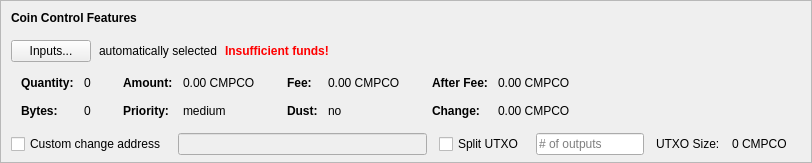
    <widget class="QFrame" name="frameCoinControl">
     <property name="sizePolicy">
      <sizepolicy hsizetype="Expanding" vsizetype="Expanding">
       <horstretch>0</horstretch>
       <verstretch>0</verstretch>
      </sizepolicy>
     </property>
     <property name="maximumSize">
      <size>
       <width>16777215</width>
       <height>16777215</height>
      </size>
     </property>
     <property name="frameShape">
      <enum>QFrame::StyledPanel</enum>
     </property>
     <property name="frameShadow">
      <enum>QFrame::Sunken</enum>
     </property>
     <layout class="QVBoxLayout" name="verticalLayoutCoinControl2">
      <property name="spacing">
       <number>0</number>
      </property>
      <property name="leftMargin">
       <number>0</number>
      </property>
      <property name="topMargin">
       <number>0</number>
      </property>
      <property name="rightMargin">
       <number>0</number>
      </property>
      <property name="bottomMargin">
       <number>6</number>
      </property>
      <item>
       <layout class="QVBoxLayout" name="verticalLayoutCoinControl" stretch="0,0,0,0,1">
        <property name="spacing">
         <number>0</number>
        </property>
        <property name="leftMargin">
         <number>10</number>
        </property>
        <property name="topMargin">
         <number>10</number>
        </property>
        <item>
         <layout class="QHBoxLayout" name="horizontalLayoutCoinControl1">
          <property name="bottomMargin">
           <number>15</number>
          </property>
          <item>
           <widget class="QLabel" name="labelCoinControlFeatures">
            <property name="sizePolicy">
             <sizepolicy hsizetype="Preferred" vsizetype="Maximum">
              <horstretch>0</horstretch>
              <verstretch>0</verstretch>
             </sizepolicy>
            </property>
            <property name="font">
             <font>
              <weight>75</weight>
              <bold>true</bold>
             </font>
            </property>
            <property name="styleSheet">
             <string notr="true">font-weight:bold;</string>
            </property>
            <property name="text">
             <string>Coin Control Features</string>
            </property>
           </widget>
          </item>
         </layout>
        </item>
        <item>
         <layout class="QHBoxLayout" name="horizontalLayoutCoinControl2" stretch="0,0,0,0">
          <property name="spacing">
           <number>8</number>
          </property>
          <property name="bottomMargin">
           <number>10</number>
          </property>
          <item>
           <widget class="QPushButton" name="pushButtonCoinControl">
            <property name="styleSheet">
             <string notr="true"/>
            </property>
            <property name="text">
             <string>Inputs...</string>
            </property>
            <property name="autoDefault">
             <bool>false</bool>
            </property>
           </widget>
          </item>
          <item>
           <widget class="QLabel" name="labelCoinControlAutomaticallySelected">
            <property name="text">
             <string>automatically selected</string>
            </property>
            <property name="margin">
             <number>5</number>
            </property>
           </widget>
          </item>
          <item>
           <widget class="QLabel" name="labelCoinControlInsuffFunds">
            <property name="font">
             <font>
              <weight>75</weight>
              <bold>true</bold>
             </font>
            </property>
            <property name="styleSheet">
             <string notr="true">color:red;font-weight:bold;</string>
            </property>
            <property name="text">
             <string>Insufficient funds!</string>
            </property>
            <property name="margin">
             <number>5</number>
            </property>
           </widget>
          </item>
          <item>
           <spacer name="horizontalSpacerCoinControl">
            <property name="orientation">
             <enum>Qt::Horizontal</enum>
            </property>
            <property name="sizeHint" stdset="0">
             <size>
              <width>40</width>
              <height>1</height>
             </size>
            </property>
           </spacer>
          </item>
         </layout>
        </item>
        <item>
         <widget class="QWidget" name="widgetCoinControl" native="true">
          <property name="sizePolicy">
           <sizepolicy hsizetype="Preferred" vsizetype="Preferred">
            <horstretch>0</horstretch>
            <verstretch>0</verstretch>
           </sizepolicy>
          </property>
          <property name="minimumSize">
           <size>
            <width>0</width>
            <height>0</height>
           </size>
          </property>
          <property name="styleSheet">
           <string notr="true"/>
          </property>
          <layout class="QHBoxLayout" name="horizontalLayoutCoinControl5">
           <property name="leftMargin">
            <number>0</number>
           </property>
           <property name="topMargin">
            <number>0</number>
           </property>
           <property name="rightMargin">
            <number>0</number>
           </property>
           <property name="bottomMargin">
            <number>0</number>
           </property>
           <item>
            <layout class="QHBoxLayout" name="horizontalLayoutCoinControl3" stretch="0,0,0,1">
             <property name="spacing">
              <number>20</number>
             </property>
             <property name="topMargin">
              <number>0</number>
             </property>
             <property name="bottomMargin">
              <number>10</number>
             </property>
             <item>
              <layout class="QFormLayout" name="formLayoutCoinControl1">
               <property name="horizontalSpacing">
                <number>10</number>
               </property>
               <property name="verticalSpacing">
                <number>14</number>
               </property>
               <property name="leftMargin">
                <number>10</number>
               </property>
               <property name="topMargin">
                <number>4</number>
               </property>
               <property name="rightMargin">
                <number>6</number>
               </property>
               <item row="0" column="0">
                <widget class="QLabel" name="labelCoinControlQuantityText">
                 <property name="font">
                  <font>
                   <weight>75</weight>
                   <bold>true</bold>
                  </font>
                 </property>
                 <property name="text">
                  <string>Quantity:</string>
                 </property>
                 <property name="margin">
                  <number>0</number>
                 </property>
                </widget>
               </item>
               <item row="0" column="1">
                <widget class="QLabel" name="labelCoinControlQuantity">
                 <property name="cursor">
                  <cursorShape>IBeamCursor</cursorShape>
                 </property>
                 <property name="contextMenuPolicy">
                  <enum>Qt::ActionsContextMenu</enum>
                 </property>
                 <property name="text">
                  <string notr="true">0</string>
                 </property>
                 <property name="margin">
                  <number>0</number>
                 </property>
                 <property name="textInteractionFlags">
                  <set>Qt::LinksAccessibleByMouse|Qt::TextSelectableByKeyboard|Qt::TextSelectableByMouse</set>
                 </property>
                </widget>
               </item>
               <item row="1" column="0">
                <widget class="QLabel" name="labelCoinControlBytesText">
                 <property name="font">
                  <font>
                   <weight>75</weight>
                   <bold>true</bold>
                  </font>
                 </property>
                 <property name="text">
                  <string>Bytes:</string>
                 </property>
                </widget>
               </item>
               <item row="1" column="1">
                <widget class="QLabel" name="labelCoinControlBytes">
                 <property name="cursor">
                  <cursorShape>IBeamCursor</cursorShape>
                 </property>
                 <property name="contextMenuPolicy">
                  <enum>Qt::ActionsContextMenu</enum>
                 </property>
                 <property name="text">
                  <string notr="true">0</string>
                 </property>
                 <property name="textInteractionFlags">
                  <set>Qt::LinksAccessibleByMouse|Qt::TextSelectableByKeyboard|Qt::TextSelectableByMouse</set>
                 </property>
                </widget>
               </item>
              </layout>
             </item>
             <item>
              <layout class="QFormLayout" name="formLayoutCoinControl2">
               <property name="horizontalSpacing">
                <number>10</number>
               </property>
               <property name="verticalSpacing">
                <number>14</number>
               </property>
               <property name="leftMargin">
                <number>6</number>
               </property>
               <property name="topMargin">
                <number>4</number>
               </property>
               <property name="rightMargin">
                <number>6</number>
               </property>
               <item row="0" column="0">
                <widget class="QLabel" name="labelCoinControlAmountText">
                 <property name="font">
                  <font>
                   <weight>75</weight>
                   <bold>true</bold>
                  </font>
                 </property>
                 <property name="text">
                  <string>Amount:</string>
                 </property>
                 <property name="margin">
                  <number>0</number>
                 </property>
                </widget>
               </item>
               <item row="0" column="1">
                <widget class="QLabel" name="labelCoinControlAmount">
                 <property name="cursor">
                  <cursorShape>IBeamCursor</cursorShape>
                 </property>
                 <property name="contextMenuPolicy">
                  <enum>Qt::ActionsContextMenu</enum>
                 </property>
                 <property name="text">
                  <string notr="true">0.00 CMPCO</string>
                 </property>
                 <property name="textInteractionFlags">
                  <set>Qt::LinksAccessibleByMouse|Qt::TextSelectableByKeyboard|Qt::TextSelectableByMouse</set>
                 </property>
                </widget>
               </item>
               <item row="1" column="0">
                <widget class="QLabel" name="labelCoinControlPriorityText">
                 <property name="font">
                  <font>
                   <weight>75</weight>
                   <bold>true</bold>
                  </font>
                 </property>
                 <property name="text">
                  <string>Priority:</string>
                 </property>
                </widget>
               </item>
               <item row="1" column="1">
                <widget class="QLabel" name="labelCoinControlPriority">
                 <property name="cursor">
                  <cursorShape>IBeamCursor</cursorShape>
                 </property>
                 <property name="contextMenuPolicy">
                  <enum>Qt::ActionsContextMenu</enum>
                 </property>
                 <property name="text">
                  <string>medium</string>
                 </property>
                 <property name="textInteractionFlags">
                  <set>Qt::LinksAccessibleByMouse|Qt::TextSelectableByKeyboard|Qt::TextSelectableByMouse</set>
                 </property>
                </widget>
               </item>
              </layout>
             </item>
             <item>
              <layout class="QFormLayout" name="formLayoutCoinControl3">
               <property name="horizontalSpacing">
                <number>10</number>
               </property>
               <property name="verticalSpacing">
                <number>14</number>
               </property>
               <property name="leftMargin">
                <number>6</number>
               </property>
               <property name="topMargin">
                <number>4</number>
               </property>
               <property name="rightMargin">
                <number>6</number>
               </property>
               <item row="0" column="0">
                <widget class="QLabel" name="labelCoinControlFeeText">
                 <property name="font">
                  <font>
                   <weight>75</weight>
                   <bold>true</bold>
                  </font>
                 </property>
                 <property name="text">
                  <string>Fee:</string>
                 </property>
                 <property name="margin">
                  <number>0</number>
                 </property>
                </widget>
               </item>
               <item row="0" column="1">
                <widget class="QLabel" name="labelCoinControlFee">
                 <property name="cursor">
                  <cursorShape>IBeamCursor</cursorShape>
                 </property>
                 <property name="contextMenuPolicy">
                  <enum>Qt::ActionsContextMenu</enum>
                 </property>
                 <property name="text">
                  <string notr="true">0.00 CMPCO</string>
                 </property>
                 <property name="textInteractionFlags">
                  <set>Qt::LinksAccessibleByMouse|Qt::TextSelectableByKeyboard|Qt::TextSelectableByMouse</set>
                 </property>
                </widget>
               </item>
               <item row="1" column="0">
                <widget class="QLabel" name="labelCoinControlLowOutputText">
                 <property name="font">
                  <font>
                   <weight>75</weight>
                   <bold>true</bold>
                  </font>
                 </property>
                 <property name="text">
                  <string>Dust:</string>
                 </property>
                </widget>
               </item>
               <item row="1" column="1">
                <widget class="QLabel" name="labelCoinControlLowOutput">
                 <property name="cursor">
                  <cursorShape>IBeamCursor</cursorShape>
                 </property>
                 <property name="contextMenuPolicy">
                  <enum>Qt::ActionsContextMenu</enum>
                 </property>
                 <property name="text">
                  <string>no</string>
                 </property>
                 <property name="textInteractionFlags">
                  <set>Qt::LinksAccessibleByMouse|Qt::TextSelectableByKeyboard|Qt::TextSelectableByMouse</set>
                 </property>
                </widget>
               </item>
              </layout>
             </item>
             <item>
              <layout class="QFormLayout" name="formLayoutCoinControl4">
               <property name="horizontalSpacing">
                <number>10</number>
               </property>
               <property name="verticalSpacing">
                <number>14</number>
               </property>
               <property name="leftMargin">
                <number>6</number>
               </property>
               <property name="topMargin">
                <number>4</number>
               </property>
               <property name="rightMargin">
                <number>6</number>
               </property>
               <item row="0" column="0">
                <widget class="QLabel" name="labelCoinControlAfterFeeText">
                 <property name="font">
                  <font>
                   <weight>75</weight>
                   <bold>true</bold>
                  </font>
                 </property>
                 <property name="text">
                  <string>After Fee:</string>
                 </property>
                 <property name="margin">
                  <number>0</number>
                 </property>
                </widget>
               </item>
               <item row="0" column="1">
                <widget class="QLabel" name="labelCoinControlAfterFee">
                 <property name="cursor">
                  <cursorShape>IBeamCursor</cursorShape>
                 </property>
                 <property name="contextMenuPolicy">
                  <enum>Qt::ActionsContextMenu</enum>
                 </property>
                 <property name="text">
                  <string notr="true">0.00 CMPCO</string>
                 </property>
                 <property name="textInteractionFlags">
                  <set>Qt::LinksAccessibleByMouse|Qt::TextSelectableByKeyboard|Qt::TextSelectableByMouse</set>
                 </property>
                </widget>
               </item>
               <item row="1" column="0">
                <widget class="QLabel" name="labelCoinControlChangeText">
                 <property name="font">
                  <font>
                   <weight>75</weight>
                   <bold>true</bold>
                  </font>
                 </property>
                 <property name="text">
                  <string>Change:</string>
                 </property>
                </widget>
               </item>
               <item row="1" column="1">
                <widget class="QLabel" name="labelCoinControlChange">
                 <property name="cursor">
                  <cursorShape>IBeamCursor</cursorShape>
                 </property>
                 <property name="contextMenuPolicy">
                  <enum>Qt::ActionsContextMenu</enum>
                 </property>
                 <property name="text">
                  <string notr="true">0.00 CMPCO</string>
                 </property>
                 <property name="textInteractionFlags">
                  <set>Qt::LinksAccessibleByMouse|Qt::TextSelectableByKeyboard|Qt::TextSelectableByMouse</set>
                 </property>
                </widget>
               </item>
              </layout>
             </item>
            </layout>
           </item>
          </layout>
         </widget>
        </item>
        <item>
         <layout class="QHBoxLayout" name="horizontalLayoutCoinControl4" stretch="0,0,0,0,0,0,0">
          <property name="spacing">
           <number>12</number>
          </property>
          <property name="sizeConstraint">
           <enum>QLayout::SetDefaultConstraint</enum>
          </property>
          <property name="topMargin">
           <number>5</number>
          </property>
          <property name="rightMargin">
           <number>5</number>
          </property>
          <item>
           <widget class="QCheckBox" name="checkBoxCoinControlChange">
            <property name="toolTip">
             <string>If this is activated, but the change address is empty or invalid, change will be sent to a newly generated address.</string>
            </property>
            <property name="text">
             <string>Custom change address</string>
            </property>
           </widget>
          </item>
          <item>
           <widget class="QValidatedLineEdit" name="lineEditCoinControlChange">
            <property name="enabled">
             <bool>false</bool>
            </property>
            <property name="sizePolicy">
             <sizepolicy hsizetype="Expanding" vsizetype="Fixed">
              <horstretch>0</horstretch>
              <verstretch>0</verstretch>
             </sizepolicy>
            </property>
           </widget>
          </item>
          <item>
           <widget class="QCheckBox" name="splitBlockCheckBox">
            <property name="text">
             <string>Split UTXO</string>
            </property>
           </widget>
          </item>
          <item>
           <widget class="QLineEdit" name="splitBlockLineEdit">
            <property name="sizePolicy">
             <sizepolicy hsizetype="Fixed" vsizetype="Fixed">
              <horstretch>50</horstretch>
              <verstretch>0</verstretch>
             </sizepolicy>
            </property>
            <property name="placeholderText">
             <string># of outputs</string>
            </property>
           </widget>
          </item>
          <item>
           <widget class="QLabel" name="labelBlockSizeText">
            <property name="text">
             <string>UTXO Size:</string>
            </property>
           </widget>
          </item>
          <item>
           <widget class="QLabel" name="labelBlockSize">
            <property name="text">
             <string>0 CMPCO</string>
            </property>
           </widget>
          </item>
          <item>
           <widget class="QLabel" name="labelCoinControlChangeLabel">
            <property name="sizePolicy">
             <sizepolicy hsizetype="Preferred" vsizetype="Expanding">
              <horstretch>0</horstretch>
              <verstretch>0</verstretch>
             </sizepolicy>
            </property>
            <property name="minimumSize">
             <size>
              <width>0</width>
              <height>0</height>
             </size>
            </property>
            <property name="text">
             <string/>
            </property>
            <property name="margin">
             <number>3</number>
            </property>
           </widget>
          </item>
         </layout>
        </item>
        <item>
         <spacer name="verticalSpacerCoinControl">
          <property name="orientation">
           <enum>Qt::Vertical</enum>
          </property>
          <property name="sizeHint" stdset="0">
           <size>
            <width>800</width>
            <height>1</height>
           </size>
          </property>
         </spacer>
        </item>
       </layout>
      </item>
     </layout>
    </widget>
